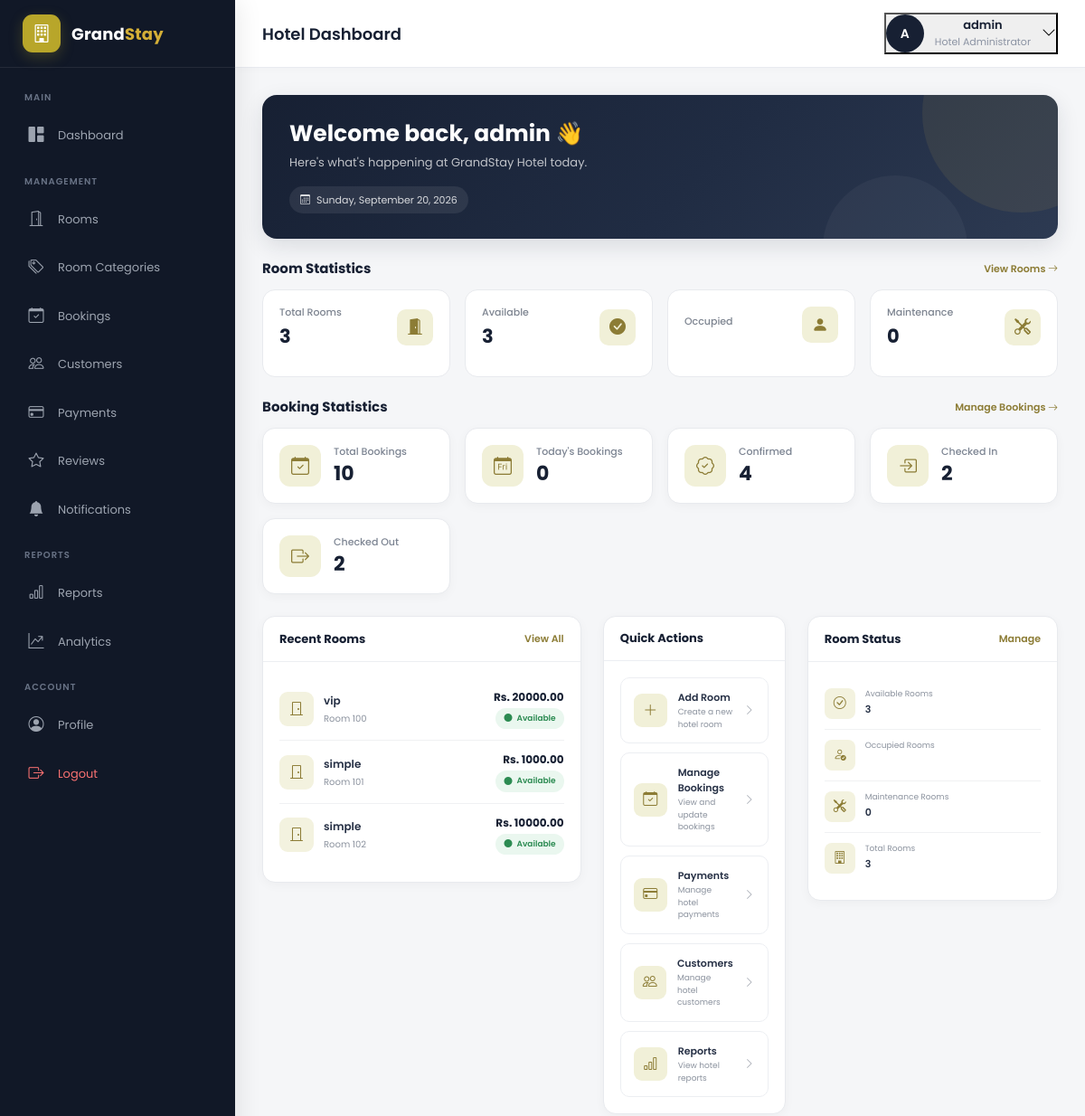
Page /dashboard/ (signed in, upper part) on the earlier database version.
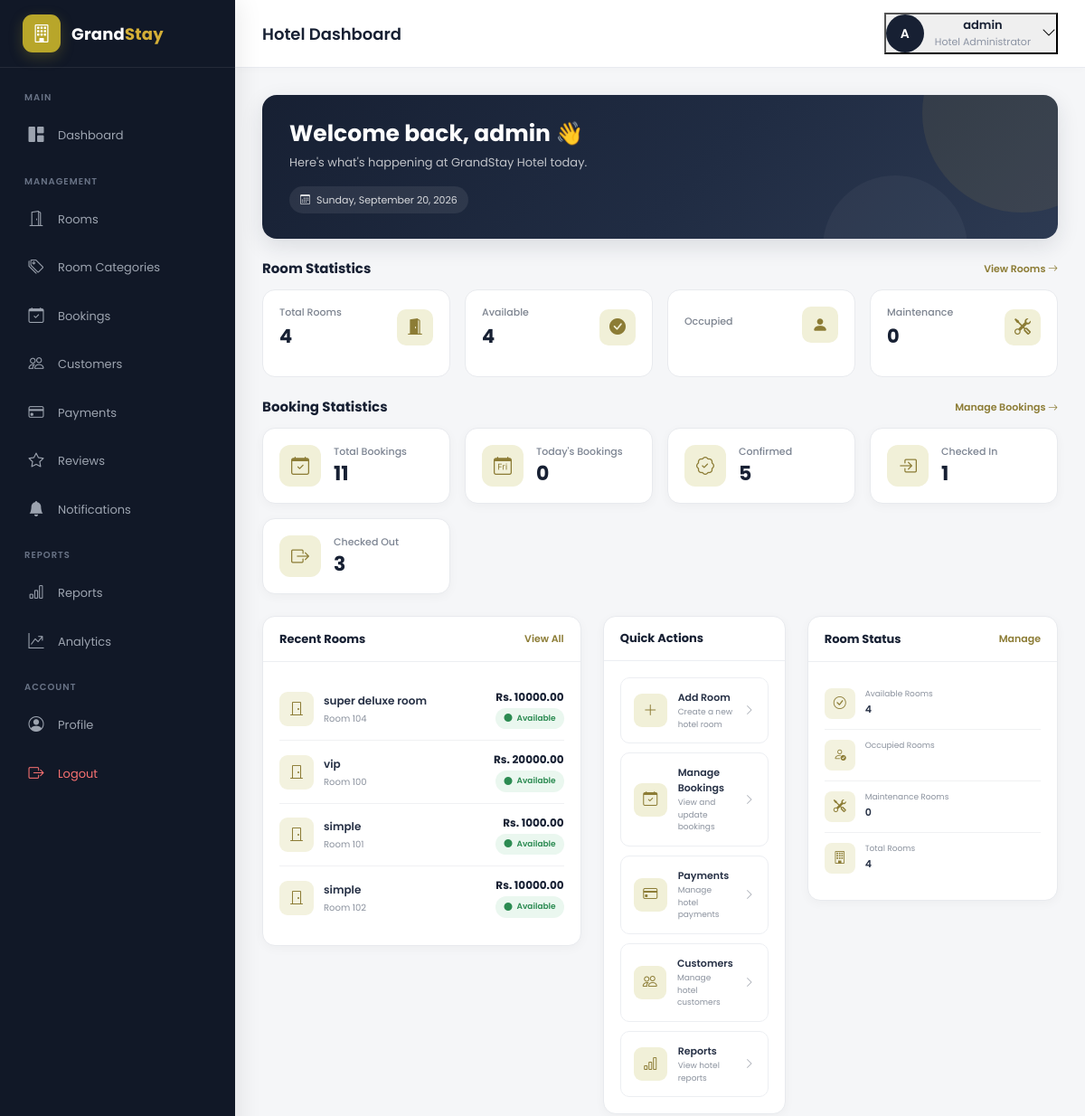
Same page on the later database version.
### rooms/models.py (models this page shows, shortened)
class Room(models.Model):
    STATUS_CHOICES = [
        ('available', 'Available'),
        ('maintenance', 'Maintenance'),
        ('inactive', 'Inactive'),
    ]
    category = models.ForeignKey(
        RoomCategory,
        on_delete=models.PROTECT,
        related_name='rooms'
    )
    room_number = models.CharField(
        max_length=20,
        unique=True
    )
    name = models.CharField(
        max_length=150
    )
    description = models.TextField(
        blank=True
    )
    price = models.DecimalField(
        max_digits=10,
        decimal_places=2
    )
    capacity = models.PositiveIntegerField(
        default=2
    )
    size = models.PositiveIntegerField(
        default=30,
        help_text="Room size in square meters"
    )
    bed_type = models.CharField(
        max_length=100,
        default="Double Bed"
    )
    floor = models.PositiveIntegerField(
        default=1
    )
    image = models.ImageField(
        upload_to='rooms/',
        blank=True,
        null=True
    )
    status = models.CharField(
        max_length=20,
        choices=STATUS_CHOICES,
        default='available'
    )
    is_featured = models.BooleanField(
        default=False
    )
    has_wifi = models.BooleanField(
        default=True
    )
    has_ac = models.BooleanField(
        default=True
    )
    has_tv = models.BooleanField(
        default=True
    )
    has_breakfast = models.BooleanField(
        default=False
    )
    has_balcony = models.BooleanField(
        default=False
    )
    created_at = models.DateTimeField(
        auto_now_add=True
    )
    updated_at = models.DateTimeField(
        auto_now=True
    )
    class Meta:
        verbose_name = "Room"
        verbose_name_plural = "Rooms"
        ordering = ['room_number']

### dashboard/views.py (the view)
@staff_member_required(
    login_url="dashboard_login"
)
def dashboard(request):
    hotel = (
        Hotel.objects
        .filter(
            is_active=True
        )
        .first()
    )
    total_rooms = Room.objects.count()
    available_rooms = (
        Room.objects
        .filter(
            status="available"
        )
        .count()
    )
    maintenance_rooms = (
        Room.objects
        .filter(
            status="maintenance"
        )
        .count()
    )
    inactive_rooms = (
        Room.objects
        .filter(
            status="inactive"
        )
        .count()
    )
    total_categories = (
        RoomCategory.objects.count()
    )
    active_categories = (
        RoomCategory.objects
        .filter(
            is_active=True
        )
        .count()
    )
    total_services = (
        Service.objects.count()
    )
    active_services = (
        Service.objects
        .filter(
            is_active=True
        )
        .count()
    )
    featured_rooms = (
        Room.objects
        .filter(
            is_featured=True,
            status="available"
        )
        .select_related(
            "category"
        )
        .order_by(
            "room_number"
        )[:5]
    )
    recent_rooms = (
        Room.objects
        .select_related(
            "category"
        )
        .order_by(
            "-created_at"
        )[:5]
    )
    total_bookings = (
        Booking.objects.count()
    )
    pending_bookings = (
        Booking.objects
        .filter(
            status="pending"
        )
        .count()
    )
    confirmed_bookings = (
        Booking.objects
        .filter(
            status="confirmed"
        )
        .count()
    )
    checked_in_bookings = (
        Booking.objects
        .filter(
            status="checked_in"
        )
        .count()
    )
    checked_out_bookings = (
        Booking.objects
        .filter(
            status="checked_out"
        )
        .count()
    )
    paid_bookings = (
        Booking.objects
        .filter(
            payment_status="paid"
        )
        .count()
    )
    total_revenue = (
        Payment.objects
        .filter(
            status="completed"
        )
        .aggregate(
            total=Sum("amount")
        )["total"]
        or 0
    )
    recent_bookings = (
        Booking.objects
        .select_related(
            "user",
            "room",
            "room__category"
        )
        .order_by(
            "-created_at"
        )[:5]
    )
    context = {
        "hotel": hotel,
        "total_rooms":
            total_rooms,
        "available_rooms":
            available_rooms,
        "maintenance_rooms":
            maintenance_rooms,
        "inactive_rooms":
            inactive_rooms,
        "total_categories":
            total_categories,
        "active_categories":
            active_categories,
        "total_services":
            total_services,
        "active_services":
            active_services,
        "featured_rooms":
            featured_rooms,
        "recent_rooms":
            recent_rooms,
        "total_bookings":
            total_bookings,
        "pending_bookings":
            pending_bookings,
        "confirmed_bookings":
            confirmed_bookings,
        "checked_in_bookings":
            checked_in_bookings,
        "checked_out_bookings":
            checked_out_bookings,
        "paid_bookings":
            paid_bookings,
        "total_revenue":
            total_revenue,
        "recent_bookings":
            recent_bookings,
    }
    return render(
        request,
        "dashboard/home.html",
        context
    )

### templates/dashboard/home.html (shortened to what the changed rows need)
{% extends "dashboard/base.html" %}
{% block content %}
<div class="dashboard-page">
    <div class="welcome-card">
        <div class="welcome-content">
            <h2>
                Welcome back,
                {% if request.user.first_name %}
                    {{ request.user.first_name }}
                {% else %}
                    {{ request.user.username }}
                {% endif %}
                👋
            </h2>
        </div>
    </div>
    <div class="row g-3 mb-4">
        <div class="col-xl-3 col-md-6">
            <div class="room-stat-card">
                <div class="room-stat-top">
                    <div>
                        <h6>
                            Total Rooms
                        </h6>
                        <h3>
                            {{ total_rooms }}
                        </h3>
                    </div>
                </div>
            </div>
        </div>
        <div class="col-xl-3 col-md-6">
            <div class="room-stat-card">
                <div class="room-stat-top">
                    <div>
                        <h6>
                            Available
                        </h6>
                        <h3>
                            {{ available_rooms }}
                        </h3>
                    </div>
                </div>
            </div>
        </div>
    </div>
    <div class="row g-3 mb-4">
        <div class="col-xl-3 col-md-6">
            <a
                href="{% url 'manage_bookings' %}"
                class="dashboard-stat-link"
            >
                <div class="stat-card">
                    <div>
                        <h6>
                            Total Bookings
                        </h6>
                        <h3>
                            {{ total_bookings }}
                        </h3>
                    </div>
                </div>
            </a>
        </div>
        <div class="col-xl-3 col-md-6">
            <a
                href="{% url 'manage_bookings' %}?status=confirmed"
                class="dashboard-stat-link"
            >
                <div class="stat-card">
                    <div>
                        <h6>
                            Confirmed
                        </h6>
                        <h3>
                            {{ confirmed_bookings }}
                        </h3>
                    </div>
                </div>
            </a>
        </div>
        <div class="col-xl-3 col-md-6">
            <a
                href="{% url 'manage_bookings' %}?status=checked_in"
                class="dashboard-stat-link"
            >
                <div class="stat-card">
                    <div>
                        <h6>
                            Checked In
                        </h6>
                        <h3>
                            {{ checked_in_bookings }}
                        </h3>
                    </div>
                </div>
            </a>
        </div>
        <div class="col-xl-3 col-md-6">
            <a
                href="{% url 'manage_bookings' %}?status=checked_out"
                class="dashboard-stat-link"
            >
                <div class="stat-card">
                    <div>
                        <h6>
                            Checked Out
                        </h6>
                        <h3>
                            {{ checked_out_bookings }}
                        </h3>
                    </div>
                </div>
            </a>
        </div>
    </div>
    <div class="row g-4">
        <div class="col-xl-5 col-lg-6">
            <div class="dashboard-card">
                <div class="dashboard-card-body">
                    {% if recent_rooms %}
                        {% for room in recent_rooms %}
                            <div class="room-item">
                                <div class="room-left">
                                    <div class="room-icon">
                                        <i class="bi bi-door-closed"></i>
                                    </div>
                                    <div>
                                        <div class="room-name">
                                            {% if room.name %}
                                                {{ room.name }}
                                            {% elif room.category %}
                                                {{ room.category.name }}
                                            {% else %}
                                                Room
                                            {% endif %}
                                        </div>
                                        <div class="room-number">
                                            Room
                                            {{ room.room_number }}
                                        </div>
                                    </div>
                                </div>
                                <div class="text-end">
                                    <div class="room-price">
                                        Rs.
                                        {{ room.price }}
                                    </div>
                                    {% if room.status %}
                                        <span
                                            class="status-badge status-{{ room.status }}"
                                        >
                                            <i class="bi bi-circle-fill"></i>
                                            {{ room.get_status_display }}
                                        </span>
                                    {% endif %}
                                </div>
                            </div>
                        {% endfor %}
                    {% endif %}
                </div>
            </div>
        </div>
        <div class="col-xl-4 col-lg-12">
            <div class="dashboard-card">
                <div class="dashboard-card-body">
                    <div class="info-row">
                        <div>
                            <div class="info-label">
                                Available Rooms
                            </div>
                            <div class="info-value">
                                {{ available_rooms }}
                            </div>
                        </div>
                    </div>
                    <div class="info-row">
                        <div>
                            <div class="info-label">
                                Total Rooms
                            </div>
                            <div class="info-value">
                                {{ total_rooms }}
                            </div>
                        </div>
                    </div>
                </div>
            </div>
        </div>
    </div>
</div>
{% endblock %}

Differences in the rows shown:
added Room: name "super deluxe room", room_number "104", price "10000.00", status "Available"
Other differences:
{{ total_rooms }}: "3" → "4"
{{ available_rooms }}: "3" → "4"
{{ total_bookings }}: "10" → "11"
{{ confirmed_bookings }}: "4" → "5"
{{ checked_in_bookings }}: "2" → "1"
{{ checked_out_bookings }}: "2" → "3"
